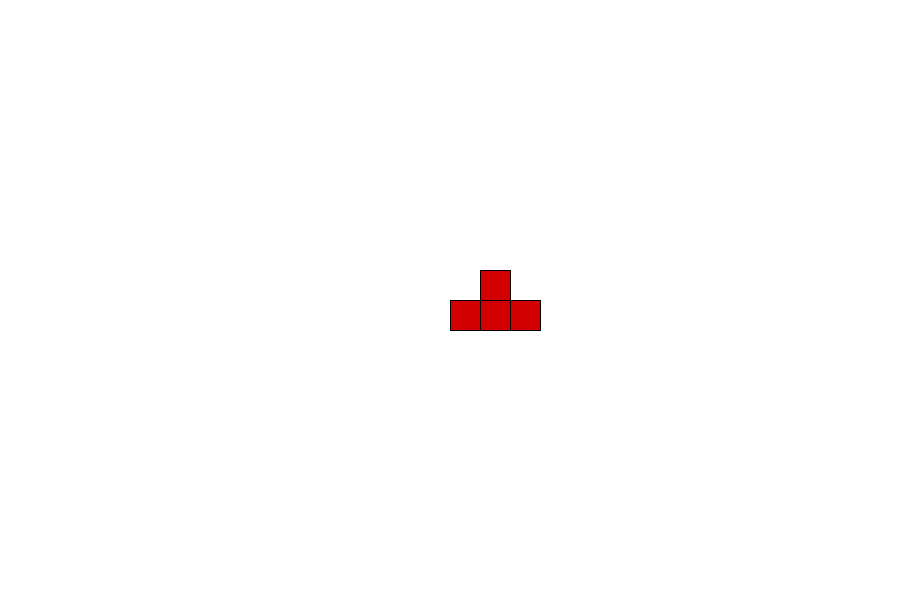
Frame 1 (no input)
Frame 60 (the mouse pressed at the canvas centre just before this capture): identical to frame 1, image omitted
Frame 120 (the mouse held since frame 60 and released just before this capture): identical to frame 1, image omitted

The Processing sketch that drew this single still picture (run headless with seeded random() and noise(); from frame 60 on, the mouse is pressed at the canvas centre):

// Processing sketch: Tetris_Game_Attempt
// ── Tetris_Game_Attempt.pde
//String [] colors={"red", "yellow", "green", "blue", "purple"}; //wanted to set up a way to unputthe color's name as astrng and then get the corresponding color...could jsut do stirng colorNam eand then fill in the if statemnts with the color name instead of the number, dont need an array lol
//Square [] squareList = new Square[6];
tetrisShape shape1;



void setup() {
  size(900, 600);
  background(255);
  shape1=new tetrisShape(width/2,height/2,0);
  //for (int s=0; s<squareList.length; s++) {
  //  //squareList[s]=new Square((s+1)*100,s+1);
  //  squareList[s]=new Square(width/2, s*100,s+1);
  //}
}

void draw() {
  background(255);
  shape1.display1();
  shape1.move();
  //for (int d=0; d<squareList.length; d++) {
  //  squareList[d].display();
  //}
}

// ── Shapes.pde
//there will be six. they can't be taller than 4, and wider than four. They all have 4 little squares.
//i might be able to get a collode on just the squares individually but maybe not.

// ── Squares.pde
class Square {
  float sX;
  float sY;
  float sideLength;
  color red;
  color yellow;
  color green;
  color lightBlue;
  color darkBlue;
  color purple;
  int colorPicker;


  Square(float xL, float yL,int colorPL) {
    colorPicker=colorPL;
    sideLength=30;
    sX=xL;
    sY=yL;
    red=color(210, 0,0);
    yellow=color(255, 215, 0);
    green=color(0, 152, 20);
    lightBlue=color(60,60,250);
    darkBlue=color(0, 0, 131);
    purple=color(110, 0, 101);
  }
  void display() {
    if (colorPicker==1) {
      fill(red);
    } else   if (colorPicker==2) {
      fill(yellow);
    } else  if (colorPicker==3) {
      fill(green);
    } else if (colorPicker==4) {
      fill(lightBlue);
    } else if (colorPicker==5) {
      fill(darkBlue);
    } else if (colorPicker==6) {
      fill(purple);
    }
    rect(sX, sY, sideLength, sideLength);
  }
  //void collide(){}
}

// ── tetrisShapes.pde
//there will be six. they can't be taller than 4, and wider than four. They all have 4 little squares.
//i might be able to get a collode on just the squares individually but maybe not.
//shape 1 is like the top part of a plus sign; it has three squares in a line and the fourth square on top of the middle of the three squares
//shape 2 is the actual square
//shape 3 is the L-shape
//shape 4 is two adjacent squares on the upper left and two more on the lower right with the second one of the upper two on top of the first one of the lower two
//shape 5 is the same as shape four except the upper two are on the right and the lower two are on the left
//shape 6 is just four ajacent squares in a line 

class tetrisShape {
  float tX;
  float tY;
  int tType;
  Square square1;
  Square [] shape1;
  tetrisShape(float xLocal, float yLocal, int typeL) {
    tX=xLocal;
    tY=yLocal;
    tType=typeL; 
    //square1=new Square(tX, tY,1);
    shape1=new Square[5];
  }
  void display1() {
    for (int o=0; o<3; o++) {
      shape1[o]=new Square(tX+o*30, tY, 1);  
      shape1[o].display();
    }
    shape1[3]=new Square(tX+30, tY-30, 1);
    shape1[3].display();
  }
  void move() {
    if (keyPressed&&keyCode==LEFT) {
      tX=tX-30;
    }
  }
}
